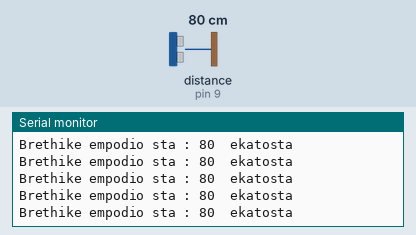
This sketch was run on a simulated Arduino Uno, built with avr-gcc and run on an emulated ATmega328P. Parts: the last lines printed to the serial monitor. The inputs (shaded band) are chosen by the test bench; at power-on: distance to the obstacle (sensor on pin 9) 80 cm.

Above: at 1.2 s.
1.3 s: distance to the obstacle (sensor on pin 9) set to 120 cm
At 1.49 s:
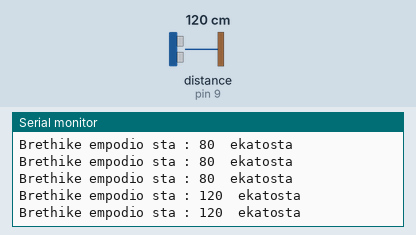
4.3 s: distance to the obstacle (sensor on pin 9) set to 35 cm
At 4.3 s:
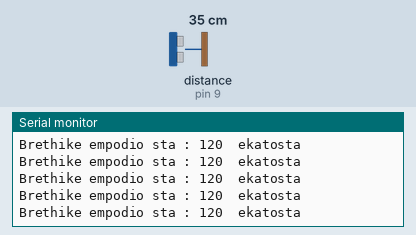
7.3 s: distance to the obstacle (sensor on pin 9) set to 250 cm
At 7.4 s:
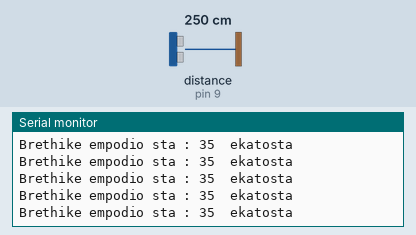
10.3 s: distance to the obstacle (sensor on pin 9) set to 35 cm
At 10.4 s:
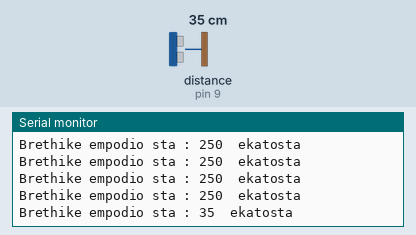
16.3 s: distance to the obstacle (sensor on pin 9) set to 60 cm
At 16.38 s:
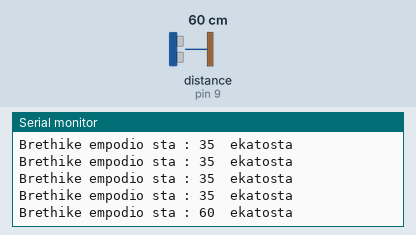
Timing chart, 0 to 19.3 s (numbered marks = the images above; inputs shaded):
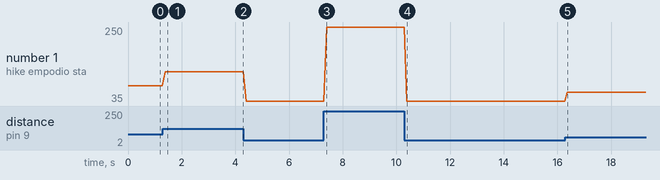

Measured:
- after the input at 1.3 s, the serial monitor: prints a new line after 0.08 s (image 1)
- after the input at 10.3 s, the serial monitor: prints a new line after 0.09 s (image 4)
- after the input at 16.3 s, the serial monitor: prints a new line after 0.07 s (image 5)
- plotted number 1: 80 → 120 after the input at 1.3 s, 120 → 35 after the input at 4.3 s, 35 → 250 after the input at 7.3 s, 250 → 35 after the input at 10.3 s, 35 → 60 after the input at 16.3 s

The sketch:

Ultrasonic_Sensor.ino
```cpp
#include <Ultrasonic.h>

Ultrasonic ultrasonic(8,9);
int apostasi;
void setup() {
Serial.begin(9600);
}

void loop()
{
  apostasi = ultrasonic.Ranging(CM);
  Serial.print("Brethike empodio sta : ");
  Serial.print(apostasi);
  Serial.println("  ekatosta");
  delay(100);
}
```
